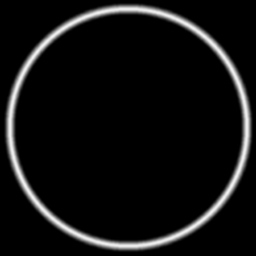
//> input picture Assignment02/SobelGradient/SobelGradient.png, 256 x 256 px
$ ./main   (built with g++ and OpenCV 4)
//> lines starting //> are read from the running program, lines starting //| are printed output that depends on the picture; after the words box and inside, x2 and y2 are one past the last pixel; in counts of white or black regions, pixels touching at a corner belong together
#include <stdio.h>
#include <opencv2/opencv.hpp>
#include <vector>
#include <math.h>

using namespace cv;

const Vec3b red = (Vec3b(0, 0, 255));
const Vec3b yel = (Vec3b(0, 255, 255));
const Vec3b blu = (Vec3b(255, 0, 0));
const Vec3b grn = (Vec3b(0, 255, 0));
const Vec3b blk = (Vec3b(0, 0, 0));

void colorGradient(Mat src_gray, Mat grad_x, Mat grad_y, Mat &derp, bool table = false) {
    for (int y = 0; y < src_gray.rows; y++) {
        for (int x = 0; x < src_gray.cols; x++) {
            // simply skip black pixels
            if (src_gray.at<uchar>(y, x) < 127) {
                continue;
            }

            // scale results to 0.0 to 1.0
            short grad_x_px = grad_x.at<short>(y, x);
            double val_x_px = ((double)grad_x_px)/32767.0;

            short grad_y_px = grad_y.at<short>(y, x);
            double val_y_px = ((double)grad_y_px)/32767.0;

            // skip no-gradient areas
            if (val_y_px == 0.0 && val_x_px == 0.0) {
                continue;
            }

            // use atan2 to calculate a in tan(a) = dy/dx
            double gradient = atan2(val_y_px, val_x_px);

            // use degrees because it's easy to work with
            double degs = gradient * 180.0/M_PI;

            // since atan gives back between -pi, pi, and we scale
            // to degrees and expect 0, 360, so just flip it around
            degs = 180.0 - degs;

            // continuous colored circle
            if (!table) {
                // we have degrees from 0 to 360, but the HSV format only
                // works with degrees 0 to 180, so we need to correct map
                // it. This happens by dividing by 720 (and scaling back
                // to 0-255 because Vec3b)
                Mat toHSV(1, 1, CV_8UC3, Scalar((degs*255)/720, 255, 255));
                Mat temp;
                cvtColor(toHSV, temp, CV_HSV2BGR);
                derp.at<Vec3b>(y, x) = temp.at<Vec3b>(0,0);
            }
            // 4 sections
            else {
                if (degs < 45.0) {
                    derp.at<Vec3b>(y, x) = red;
                }
                else if (degs >= 45.0 && degs < 135.0) {
                    derp.at<Vec3b>(y, x) = yel;
                }
                else if (degs >= 135.0 && degs < 225.0) {
                    derp.at<Vec3b>(y, x) = blu;
                }
                else if (degs >= 225.0 && degs < 315.0) {
                    derp.at<Vec3b>(y, x) = grn;
                }
                else if (degs >= 315.0 && degs < 360.0) {
                    derp.at<Vec3b>(y, x) = red;
                }
            }
        }
    }
}

int main(int argc, char ** argv) {
    bool useTable = false;
    Mat src, src_gray;
    Mat grad_x, grad_y;

    if(argc > 1) {
        src = imread(argv[1]);
    }
    else {
        src = imread("SobelGradient.png");
//> src is the input picture: 256 rows x 256 cols, CV_8UC3; min 0, max 243, mean 17.3
    }

    if (strcmp("t", argv[argc-1]) == 0) {
        useTable = true;
    }

    if(src.empty()) {
        printf("No image\n");
        exit(1);
    }

    // load the image as a grayscale
    cvtColor( src, src_gray, CV_BGR2GRAY );

    // make it either black or white for sharp edges
    for (int y = 0; y < src_gray.rows; y++) {
        for (int x = 0; x < src_gray.cols; x++) {
            if (src_gray.at<uchar>(y, x) < 127) {
                src_gray.at<uchar>(y, x) = 0;
            }
            else {
                src_gray.at<uchar>(y, x) = 255;
            }
        }
    }
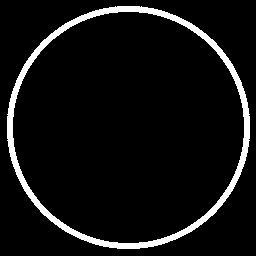
//> src_gray: 256 rows x 256 cols, CV_8UC1; 6.8% white; 1 white region, box (x1, y1, x2, y2) and area: (7, 6, 250, 249) 4459
    imwrite("./sobel_step0.png", src_gray);

    // fill the circle so there's just one edge
    floodFill(src_gray, cv::Point(src_gray.cols/2,src_gray.rows/2), Scalar(255));
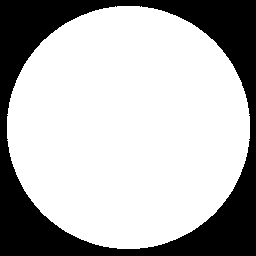
//> src_gray: 256 rows x 256 cols, CV_8UC1; 70.9% white; 1 black region, box (x1, y1, x2, y2) and area: (0, 0, 256, 256) 19084

    imshow("Sobel B/W", src_gray );
    imwrite("./sobel_step1.png", src_gray);

    Mat derp(src.rows, src.cols, CV_8UC3, Scalar(0,0,0));

    // blur the image to get a bigger edge
    GaussianBlur( src_gray, src_gray, Size(15,15), 0, 0, BORDER_DEFAULT );
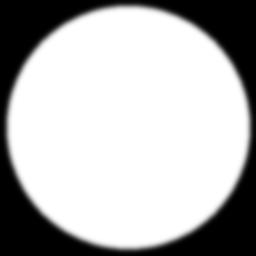
//> src_gray: 256 rows x 256 cols, CV_8UC1; 16.46% of pixels changed, all inside (x1, y1, x2, y2) = (0, 0, 256, 256)
    imshow("Sobel B/W blurred", src_gray );
    imwrite("./sobel_step2.png", src_gray);

    // use the sobel function to generate the gradients
    Sobel( src_gray, grad_x, CV_16S, 1, 0, 3, 1, 0, BORDER_DEFAULT );
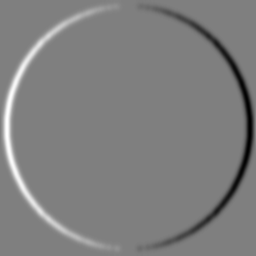
//> grad_x: 256 rows x 256 cols, CV_16SC1; min -304, max 304, mean 0; drawn with min black and max white
    Sobel( src_gray, grad_y, CV_16S, 0, 1, 3, 1, 0, BORDER_DEFAULT );
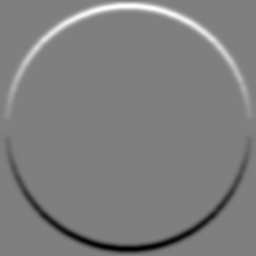
//> grad_y: 256 rows x 256 cols, CV_16SC1; min -304, max 304, mean 0; drawn with min black and max white

    // color the image with the gradient data
    colorGradient(src_gray, grad_x, grad_y, derp, useTable);
//> after the loop in colorGradient, `for (int y = 0; y < src_gray.rows; y++)`:
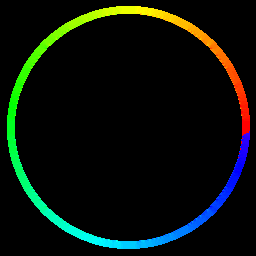
//> derp: 256 rows x 256 cols, CV_8UC3; mean B, G, R 9.7, 16.9, 8.8

    imshow("Sobel Gradient", derp );
    imwrite("./sobel_res.png", derp);

    waitKey(0);

    return 0;
}
